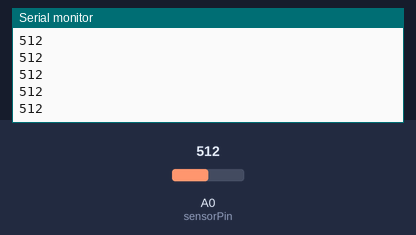
The sketch below on a simulated Arduino Uno, built with avr-gcc and run on an emulated ATmega328P. On the bench: the last lines printed to the serial monitor. The test bench sets the inputs (shaded band); at power-on: A0 (sensorPin) = 512.

Above: at 1.2 s.
1.3 s: A0 (sensorPin) set to 716
At 1.9 s:
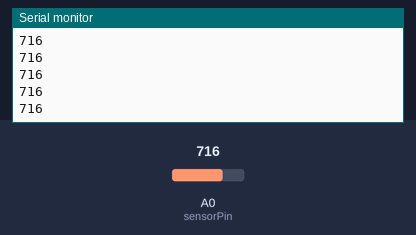
2.8 s: A0 (sensorPin) set to 900
At 3.9 s:
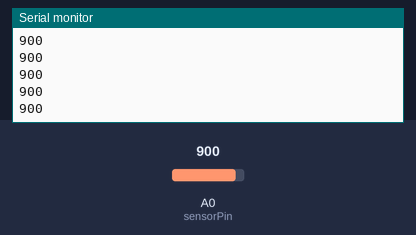
Timing chart, 0 to 5.8 s (numbered marks = the images above; inputs shaded):
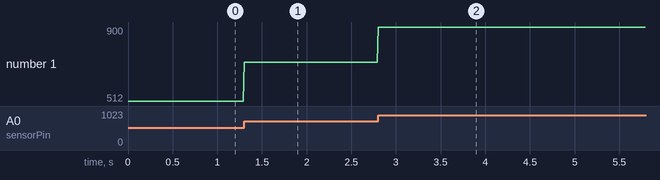

Measured:
- after the input at 1.3 s, the serial monitor: prints a new line at once (image 1)
- after the input at 2.8 s, the serial monitor: prints a new line at once (image 2)
- plotted number 1: 512 → 716 after the input at 1.3 s, 716 → 900 after the input at 2.8 s

The sketch:

Arduino_Oscilloscope.ino
```cpp
const int sensorPin = A0;
const int sampleCount = 500;
const unsigned long sampleIntervalUs = 10000; // 10 ms

void setup() {
  Serial.begin(115200);
}

void loop() {
  Serial.println("BEGIN");

  unsigned long nextSample = micros();

  for (int i = 0; i < sampleCount; i++) {
    while ((long)(micros() - nextSample) < 0) {
      // Wait for the next sampling instant
    }

    int reading = analogRead(sensorPin);
    Serial.println(reading);

    nextSample += sampleIntervalUs;
  }

  Serial.println("END");
}
```
